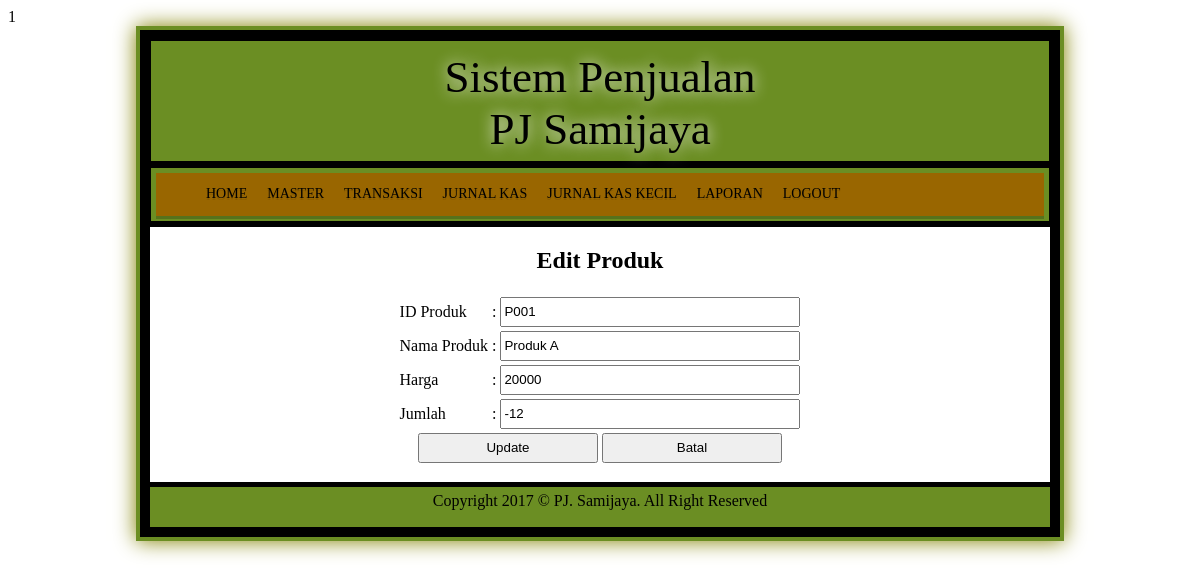
Page /home.php?page=edit_produk&id_produk=P001 (signed in) on the committed database.
### tables this page shows
CREATE TABLE `produk` (
  `id_produk` char(5) NOT NULL,
  `nama_produk` varchar(40) NOT NULL,
  `harga` int(12) NOT NULL,
  `stok` int(4) NOT NULL
);

### produk/edit.php (the view)
<?php
include "../koneksi.php";
$sql = "select * from produk where id_produk='$_GET[id_produk]'";
$edit= mysqli_query($konek,$sql) or die (mysqli_error());
$r = mysqli_fetch_array($edit);
echo "
<form method=POST action=produk/update.php?id_produk=$r[id_produk]>
	<h2><div align=center><strong>Edit Produk</strong></div></h2>
		<table border=0 align=center>
			<tr>
				<td>ID Produk</td>
				<td>: <input type=text name=id_produk value='$r[id_produk]' readonly></td>
			</tr>
			<tr>
				<td>Nama Produk</td>
				<td>: <input type=text name=nama_produk value='$r[nama_produk]'ro></td>
			</tr>
			<tr>
				<td>Harga</td>
				<td>: <input type=text name=harga value='$r[harga]'></td>
			</tr>
			<tr>
				<td>Jumlah</td>
				<td>: <input type=text name=stok value='$r[stok]'></td>
			</tr>
		<tr>
				<td colspan=2 align=center>
					<input class=input type=submit name=update value=Update>
					<input class=input type=button value=Batal onclick=self.history.back()>
				</td>
		</tr>
		</table>
</form>";
?>

### style.css (style rules this page uses)
body { background : url(images/back.jpg); font-family : Poor Richard; }
input { width : 300px; height : 30px; }
.input { width : 180px; }

### rows in the picture
produk: id_produk "P001", nama_produk "Produk A", harga "20000", stok "-12"
